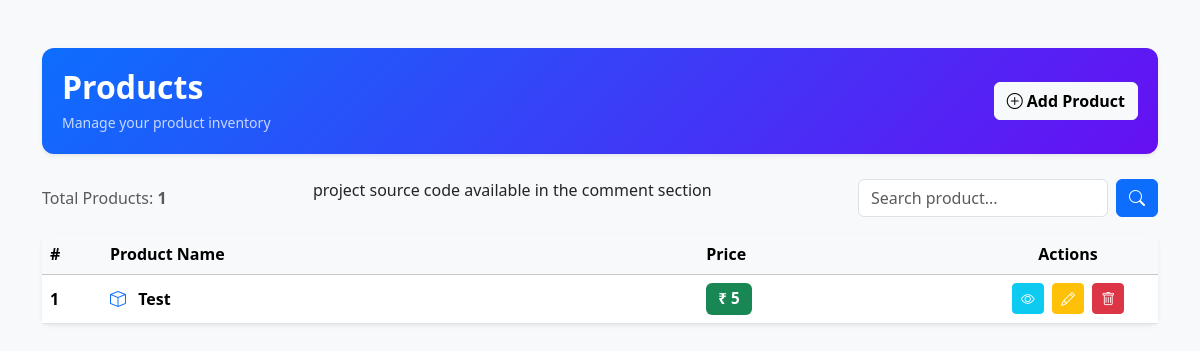
/, run on an earlier commit of the app's database.
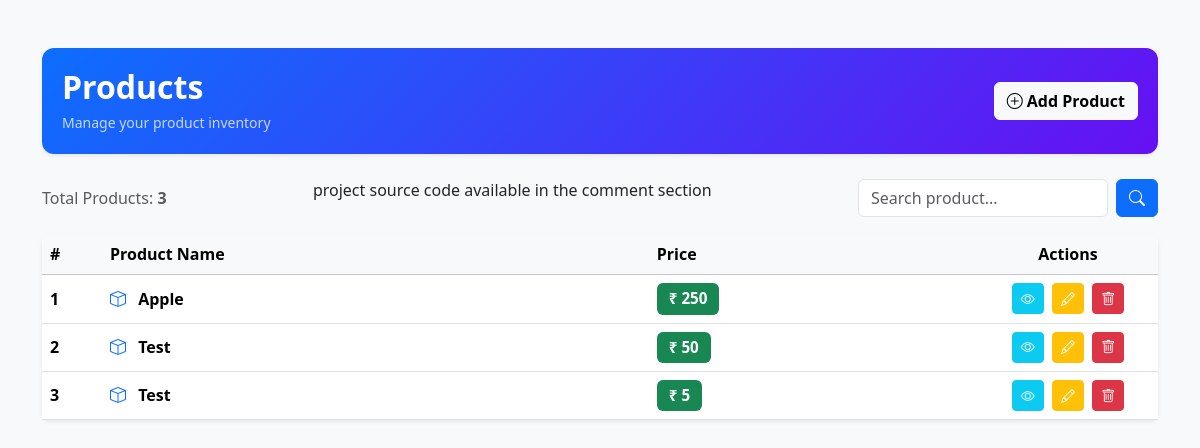
And on a later commit of the database.
### crud/models.py (models this page shows, shortened)
class Product(models.Model):
    name = models.CharField(max_length=400)
    price = models.IntegerField()

### crud/views.py (the view)
# urls.py: path("", ProductListView.as_view(), name="product_list"),
class ProductListView(ListView):
    model = Product
    template_name = "products/product_list.html"
    context_object_name = "products"
    paginate_by = 10
    def get_queryset(self):
        queryset = Product.objects.all().order_by("-id")
        search_query = self.request.GET.get("q")
        if search_query:
            queryset = queryset.filter(name__icontains=search_query)
        return queryset

### crud/templates/products/product_list.html (shortened to what this page needs)
<!DOCTYPE html>
<html lang="en">
<head>
    <link href="https://cdn.jsdelivr.net/npm/bootstrap@5.3.2/dist/css/bootstrap.min.css" rel="stylesheet">
    <link href="https://cdn.jsdelivr.net/npm/bootstrap-icons/font/bootstrap-icons.css" rel="stylesheet">
</head>
<body class="bg-light">
<div class="container mt-5">
    <div class="page-header d-flex justify-content-between align-items-center mb-4 shadow-sm">
        <div>
            <h2 class="fw-bold mb-1">Products</h2>
            <small class="opacity-75">Manage your product inventory</small>
        </div>
        <a href="{% url 'product_create' %}" class="btn btn-light fw-semibold">
            <i class="bi bi-plus-circle"></i> Add Product
        </a>
    </div>
    <div class="d-flex justify-content-between align-items-center mb-3">
        <span class="text-muted">
            Total Products: <strong>{{ page_obj.paginator.count }}</strong>
        </span>
         <p>project source code available in the comment section</p>
        <form method="get" class="d-flex" style="max-width: 300px;">
            <input
                type="text"
                name="q"
                class="form-control me-2"
                placeholder="Search product..."
                value="{{ request.GET.q }}"
            >
            <button class="btn btn-primary">
                <i class="bi bi-search"></i>
            </button>
        </form>
    </div>
    <div class="card shadow-sm border-0 rounded-3">
        <div class="card-body p-0">
            <table class="table table-hover align-middle mb-0">
                <thead class="table-light">
                    <tr>
                        <th style="width: 60px;">#</th>
                        <th>Product Name</th>
                        <th>Price</th>
                        <th class="text-center" style="width: 180px;">Actions</th>
                    </tr>
                </thead>
                <tbody>
                    {% for product in products %}
                    <tr>
                        <td class="fw-semibold">
                            {{ forloop.counter0|add:page_obj.start_index }}
                        </td>
                        <td>
                            <i class="bi bi-box text-primary me-2"></i>
                            <strong>{{ product.name }}</strong>
                        </td>
                        <td>
                            <span class="badge bg-success price-badge">
                                ₹ {{ product.price }}
                            </span>
                        </td>
                        <td class="text-center">
                            <a href="{% url 'product_detail' product.id %}"
                               class="btn btn-info btn-sm action-btn me-1 text-white"
                               title="View">
                                <i class="bi bi-eye"></i>
                            </a>
                            <a href="{% url 'product_update' product.id %}"
                               class="btn btn-warning btn-sm action-btn me-1 text-white"
                               title="Edit">
                                <i class="bi bi-pencil"></i>
                            </a>
                            <a href="{% url 'product_delete' product.id %}"
                               class="btn btn-danger btn-sm action-btn"
                               title="Delete">
                                <i class="bi bi-trash"></i>
                            </a>
                        </td>
                    </tr>
                    {% endfor %}
                </tbody>
            </table>
        </div>
    </div>
</div>
</body>
</html>

What changed in the data, as far as the page shows it:
added Product: name "Apple", price "250"
added Product: name "Test", price "50"
Also different on the page:
{{ page_obj.paginator.count }}: "1" → "3"
